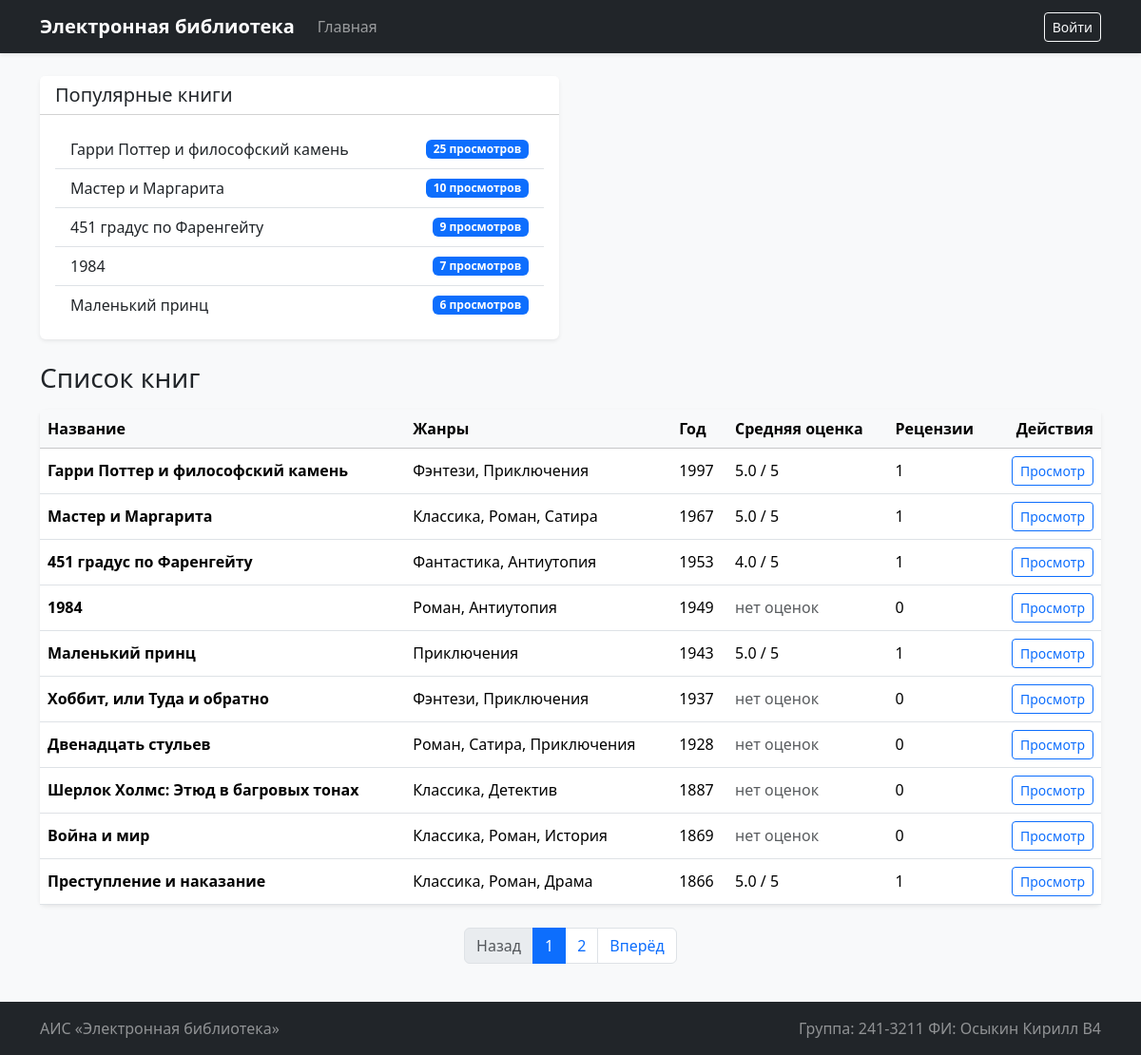
The page / on the database its author committed.
### app.py (models this page shows)
class Book(db.Model):
    __tablename__ = "books"
    id = db.Column(db.Integer, primary_key=True)
    title = db.Column(db.String(255), nullable=False)
    description = db.Column(db.Text, nullable=False)
    year = db.Column(db.Integer, nullable=False)
    publisher = db.Column(db.String(255), nullable=False)
    author = db.Column(db.String(255), nullable=False)
    pages = db.Column(db.Integer, nullable=False)
    created_at = db.Column(db.DateTime, nullable=False, default=utc_now)
    genres = db.relationship("Genre", secondary=book_genres, backref=db.backref("books", lazy="dynamic"))
    cover = db.relationship("Cover", back_populates="book", uselist=False, cascade="all, delete-orphan")
    reviews = db.relationship("Review", back_populates="book", cascade="all, delete-orphan")
    visits = db.relationship("BookVisit", back_populates="book", cascade="all, delete-orphan")
    @property
    def genres_text(self):
        return ", ".join(genre.name for genre in self.genres)

class Genre(db.Model):
    __tablename__ = "genres"
    id = db.Column(db.Integer, primary_key=True)
    name = db.Column(db.String(100), unique=True, nullable=False)

### app.py (the view)
@app.route("/")
def index():
    per_page = 10
    page = request.args.get("page", 1, type=int)
    page = max(page, 1)
    total_books = Book.query.count()
    pagination = make_pagination(page, total_books, per_page)
    page = pagination["page"]
    books = (
        Book.query.order_by(Book.year.desc(), Book.id.desc())
        .offset((page - 1) * per_page)
        .limit(per_page)
        .all()
    )
    review_stats = get_book_review_stats([book.id for book in books])
    return render_template(
        "index.html",
        books=books,
        review_stats=review_stats,
        pagination=pagination,
        popular_books=get_popular_books(),
        recent_books=get_recent_books(),
    )

### app.py (called while the page is built, shortened)
def utc_now():
    return datetime.now(timezone.utc).replace(tzinfo=None)

@app.context_processor
def inject_helpers():
    return {
        "now_year": datetime.now(MOSCOW_TZ).year,
        "can_add_books": current_user.is_authenticated and current_user.role_name == "administrator",
        "can_edit_books": current_user.is_authenticated
        and current_user.role_name in {"administrator", "moderator"},
        "can_delete_books": current_user.is_authenticated and current_user.role_name == "administrator",
        "is_admin": current_user.is_authenticated and current_user.role_name == "administrator",
    }

def get_visitor_id(create=False):
    if "visitor_id" not in session and create:
        session["visitor_id"] = str(uuid.uuid4())
    return session.get("visitor_id")

def get_book_review_stats(book_ids):
    if not book_ids:
        return {}
    rows = (
        db.session.query(Review.book_id, func.avg(Review.rating), func.count(Review.id))
        .filter(Review.book_id.in_(book_ids))
        .group_by(Review.book_id)
        .all()
    )
    return {
        book_id: {"avg": round(avg_rating, 1) if avg_rating is not None else None, "count": review_count}
        for book_id, avg_rating, review_count in rows
    }

def get_popular_books(limit=5):
    since = utc_now() - timedelta(days=90)
    return (
        db.session.query(Book, func.count(BookVisit.id).label("views_count"))
        .join(BookVisit)
        .filter(BookVisit.created_at >= since)
        .group_by(Book.id)
        .order_by(func.count(BookVisit.id).desc(), Book.title.asc())
        .limit(limit)
        .all()
    )

def get_recent_books(limit=5):
    query = db.session.query(Book, func.max(BookVisit.created_at).label("last_seen")).join(BookVisit)
    if current_user.is_authenticated:
        query = query.filter(BookVisit.user_id == current_user.id)
    else:
        visitor_id = get_visitor_id(create=False)
        if not visitor_id:
            return []
        query = query.filter(BookVisit.visitor_id == visitor_id, BookVisit.user_id.is_(None))

def make_pagination(page, total_items, per_page):
    total_pages = max((total_items + per_page - 1) // per_page, 1)
    page = max(min(page, total_pages), 1)
    return {"page": page, "total_pages": total_pages, "has_prev": page > 1, "has_next": page < total_pages}

### templates/index.html (shortened to what this page needs)
{% extends 'base.html' %}
{% block content %}
<div class="row g-4 mb-4">
    <div class="col-lg-6">
        <section class="card shadow-sm h-100">
            <div class="card-header bg-white">
                <h2 class="h5 mb-0">Популярные книги</h2>
            </div>
            <div class="card-body">
                {% if popular_books %}
                    <div class="list-group list-group-flush">
                        {% for book, views_count in popular_books %}
                            <a class="list-group-item list-group-item-action d-flex justify-content-between align-items-center" href="{{ url_for('view_book', book_id=book.id) }}">
                                <span>{{ book.title }}</span>
                                <span class="badge text-bg-primary">{{ views_count }} просмотров</span>
                            </a>
                        {% endfor %}
                    </div>
                {% else %}
                    <p class="text-muted mb-0">Пока нет данных о просмотрах за последние 3 месяца.</p>
                {% endif %}
            </div>
        </section>
    </div>
</div>
<div class="d-flex flex-column flex-md-row justify-content-between align-items-md-center gap-3 mb-3">
    <h1 class="h3 mb-0">Список книг</h1>
</div>
<div class="card shadow-sm">
    <div class="table-responsive">
        <table class="table table-hover align-middle mb-0">
            <thead class="table-light">
            <tr>
                <th>Название</th>
                <th>Жанры</th>
                <th>Год</th>
                <th>Средняя оценка</th>
                <th>Рецензии</th>
                <th class="text-end">Действия</th>
            </tr>
            </thead>
            <tbody>
            {% for book in books %}
                {% set stats = review_stats.get(book.id, {'avg': none, 'count': 0}) %}
                <tr>
                    <td class="fw-semibold">{{ book.title }}</td>
                    <td>{{ book.genres_text }}</td>
                    <td>{{ book.year }}</td>
                    <td>
                        {% if stats.avg is not none %}
                            {{ stats.avg }} / 5
                        {% else %}
                            <span class="text-muted">нет оценок</span>
                        {% endif %}
                    </td>
                    <td>{{ stats.count }}</td>
                    <td class="text-end">
                        <div class="btn-group btn-group-sm" role="group">
                            <a class="btn btn-outline-primary" href="{{ url_for('view_book', book_id=book.id) }}">Просмотр</a>
                        </div>
                    </td>
                </tr>
            {% else %}
                <tr>
                    <td colspan="6" class="text-center text-muted py-4">Книги пока не добавлены.</td>
                </tr>
            {% endfor %}
            </tbody>
        </table>
    </div>
</div>
{% if pagination.total_pages > 1 %}
<nav class="mt-4" aria-label="Пагинация книг">
    <ul class="pagination justify-content-center">
        <li class="page-item {% if not pagination.has_prev %}disabled{% endif %}">
            <a class="page-link" href="{{ url_for('index', page=pagination.page - 1) }}">Назад</a>
        </li>
        {% for p in range(1, pagination.total_pages + 1) %}
            <li class="page-item {% if p == pagination.page %}active{% endif %}">
                <a class="page-link" href="{{ url_for('index', page=p) }}">{{ p }}</a>
            </li>
        {% endfor %}
        <li class="page-item {% if not pagination.has_next %}disabled{% endif %}">
            <a class="page-link" href="{{ url_for('index', page=pagination.page + 1) }}">Вперёд</a>
        </li>
    </ul>
</nav>
{% endif %}
{% endblock %}

### templates/base.html (shortened to what this page needs)
<!doctype html>
<html lang="ru">
<head>
    <link href="https://cdn.jsdelivr.net/npm/bootstrap@5.3.3/dist/css/bootstrap.min.css" rel="stylesheet">
    <link rel="stylesheet" href="{{ url_for('static', filename='css/style.css') }}">
</head>
<body class="bg-light d-flex flex-column min-vh-100">
<nav class="navbar navbar-expand-lg navbar-dark bg-dark shadow-sm">
    <div class="container">
        <a class="navbar-brand fw-semibold" href="{{ url_for('index') }}">Электронная библиотека</a>
        <div class="collapse navbar-collapse" id="navbarNav">
            <ul class="navbar-nav me-auto mb-2 mb-lg-0">
                <li class="nav-item">
                    <a class="nav-link" href="{{ url_for('index') }}">Главная</a>
                </li>
            </ul>
            <div class="d-flex align-items-center gap-2 text-white">
                {% if current_user.is_authenticated %}
                    <span class="small text-white-50">{{ current_user.full_name }}</span>
                    <a class="btn btn-outline-light btn-sm" href="{{ url_for('logout') }}">Выйти</a>
                {% else %}
                    <a class="btn btn-outline-light btn-sm" href="{{ url_for('login') }}">Войти</a>
                {% endif %}
            </div>
        </div>
    </div>
</nav>
<main class="container py-4 flex-grow-1">
    {% block content %}{% endblock %}
</main>
<footer class="bg-dark text-white-50 py-3 mt-auto">
    <div class="container d-flex flex-column flex-md-row justify-content-between gap-2">
        <span>АИС «Электронная библиотека»</span>
        <span>Группа: 241-3211 ФИ: Осыкин Кирилл В4</span>
    </div>
</footer>
</body>
</html>

### static/css/style.css (style rules this page uses)
.table td, .table th { vertical-align: middle; }
.card { border: 0; }

### rows shown on the page
Book: title "Гарри Поттер и философский камень", views_count "25", genres_text "Фэнтези, Приключения", year "1997", avg "5.0", count "1"
Book: title "Мастер и Маргарита", views_count "10", genres_text "Классика, Роман, Сатира", year "1967", avg "5.0", count "1"
Book: title "451 градус по Фаренгейту", views_count "9", genres_text "Фантастика, Антиутопия", year "1953", avg "4.0", count "1"
Book: title "1984", views_count "7", genres_text "Роман, Антиутопия", year "1949", shows "нет оценок", count "0"
Book: title "Маленький принц", views_count "6", genres_text "Приключения", year "1943", avg "5.0", count "1"
Book: title "Хоббит, или Туда и обратно", genres_text "Фэнтези, Приключения", year "1937", shows "нет оценок", count "0"
Book: title "Двенадцать стульев", genres_text "Роман, Сатира, Приключения", year "1928", shows "нет оценок", count "0"
Book: title "Шерлок Холмс: Этюд в багровых тонах", genres_text "Классика, Детектив", year "1887", shows "нет оценок", count "0"
Book: title "Война и мир", genres_text "Классика, Роман, История", year "1869", shows "нет оценок", count "0"
Book: title "Преступление и наказание", genres_text "Классика, Роман, Драма", year "1866", avg "5.0", count "1"

### other values the page prints
{{ p }} "1" "2"
